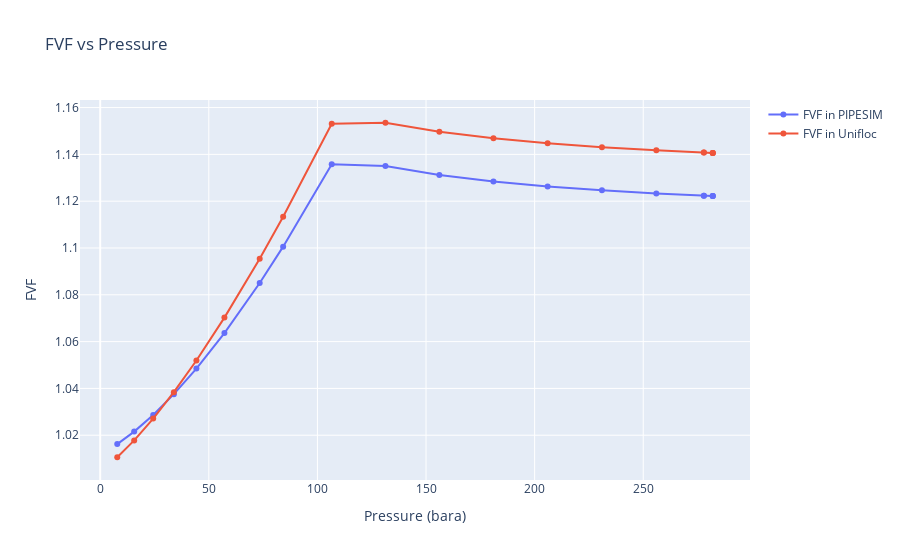

Notebook code cell kept with this figure:
### Markdown cell above
# Сравнение результатов расчета Объемного Коэф. в PIPESIM и Unifloc VBA / Comparison of formation volume factor

### Code cell
create_comparison_plot(
    loaded_results_data[resuts_key_fluid_analysis][results_key_pipesim][pressure_key_bara],
    loaded_results_data[resuts_key_fluid_analysis][results_key_pipesim][fvf_key], 
    loaded_results_data[resuts_key_fluid_analysis][results_key_pipesim][pressure_key_bara], # (atma) уже переведены в (bara) 
    loaded_results_data[resuts_key_fluid_analysis][results_key_unifloc][fvf_key],
    'FVF vs Pressure',
    'Pressure (bara)',
    'FVF',
    'FVF in PIPESIM',
    'FVF in Unifloc'
)

### Figure 1 — Plotly figure (JSON) as saved in the notebook; plotly's stock layout.template omitted (floating-point values rounded to 4 significant figures)
{"data": [{"mode": "lines+markers", "name": "FVF in PIPESIM", "type": "scatter", "x": [282.0, 282.0, 282.0, 277.9, 277.9, 256.0, 231.0, 206.0, 181.0, 156.1, 131.3, 106.6, 84.22, 73.43, 57.19, 44.29, 33.91, 24.4, 15.65, 7.849], "y": [1.122, 1.122, 1.122, 1.122, 1.122, 1.123, 1.125, 1.126, 1.128, 1.131, 1.135, 1.136, 1.101, 1.085, 1.064, 1.048, 1.038, 1.029, 1.022, 1.016]}, {"mode": "lines+markers", "name": "FVF in Unifloc", "type": "scatter", "x": [282.0, 282.0, 282.0, 277.9, 277.9, 256.0, 231.0, 206.0, 181.0, 156.1, 131.3, 106.6, 84.22, 73.43, 57.19, 44.29, 33.91, 24.4, 15.65, 7.849], "y": [1.141, 1.141, 1.141, 1.141, 1.141, 1.142, 1.143, 1.145, 1.147, 1.15, 1.154, 1.153, 1.113, 1.095, 1.07, 1.052, 1.038, 1.027, 1.018, 1.011]}], "layout": {"title": {"text": "FVF vs Pressure"}, "xaxis": {"title": {"text": "Pressure (bara)"}}, "yaxis": {"title": {"text": "FVF"}}}}
